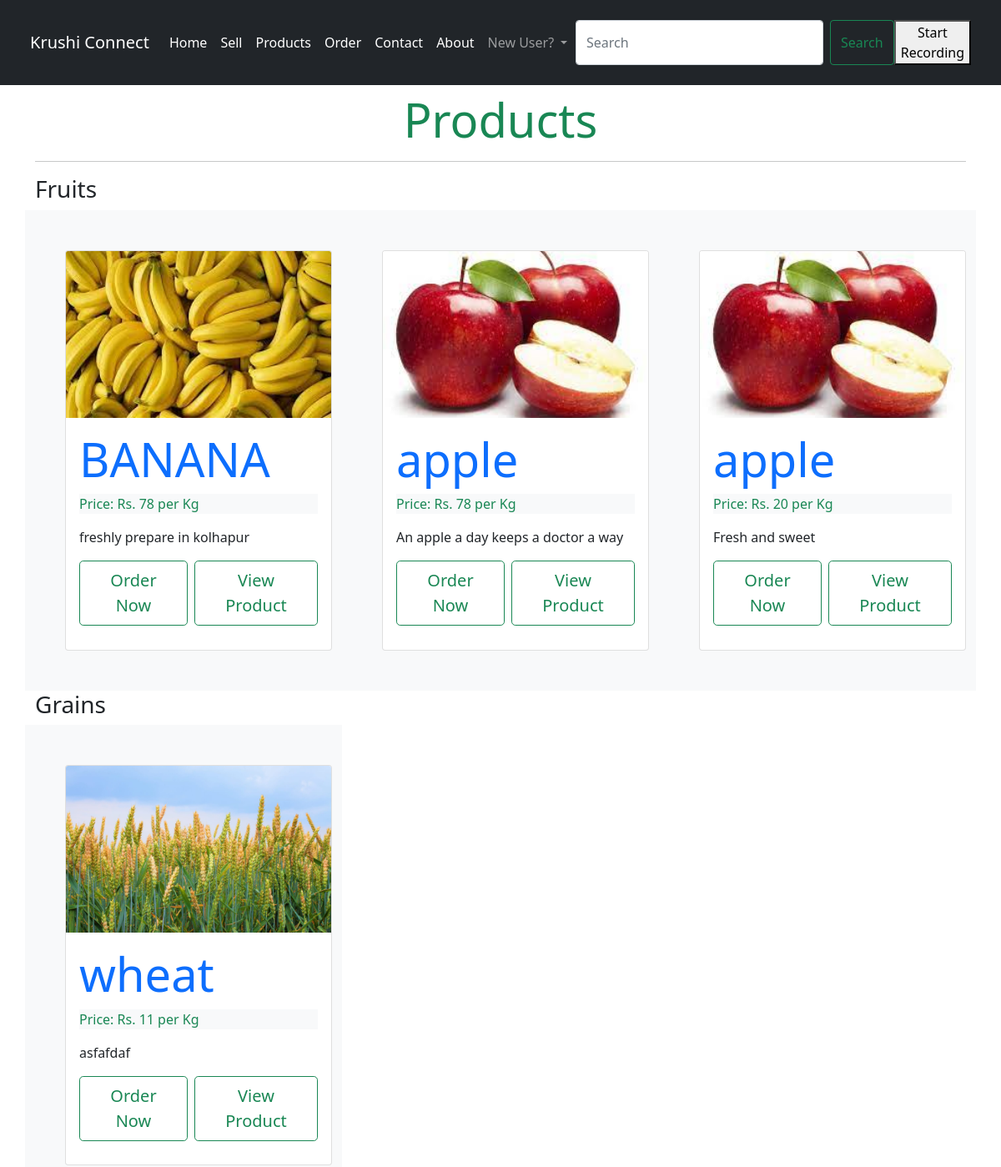
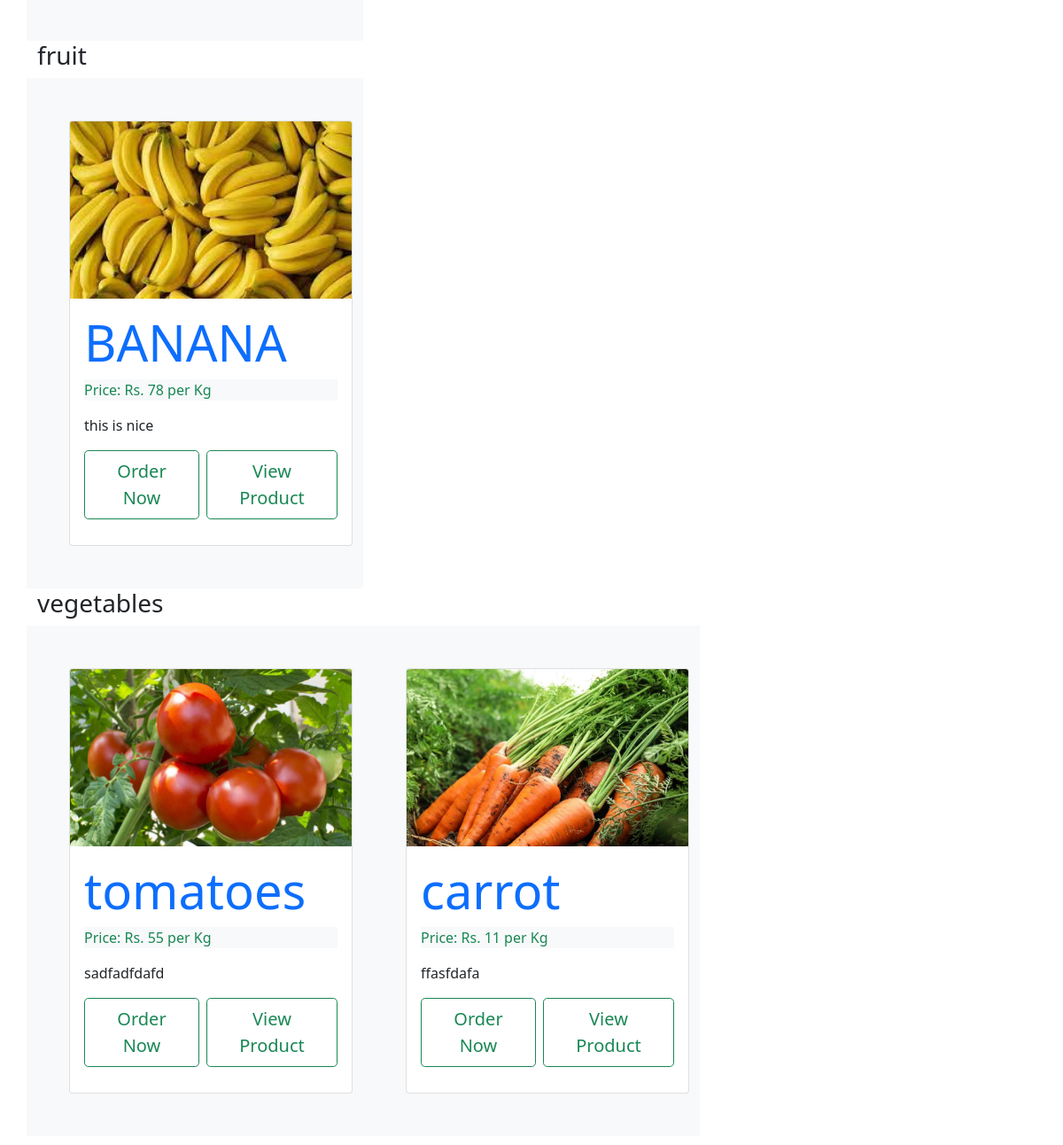
The page /products (upper part) on the database as committed earlier (2 pictures, top to bottom).
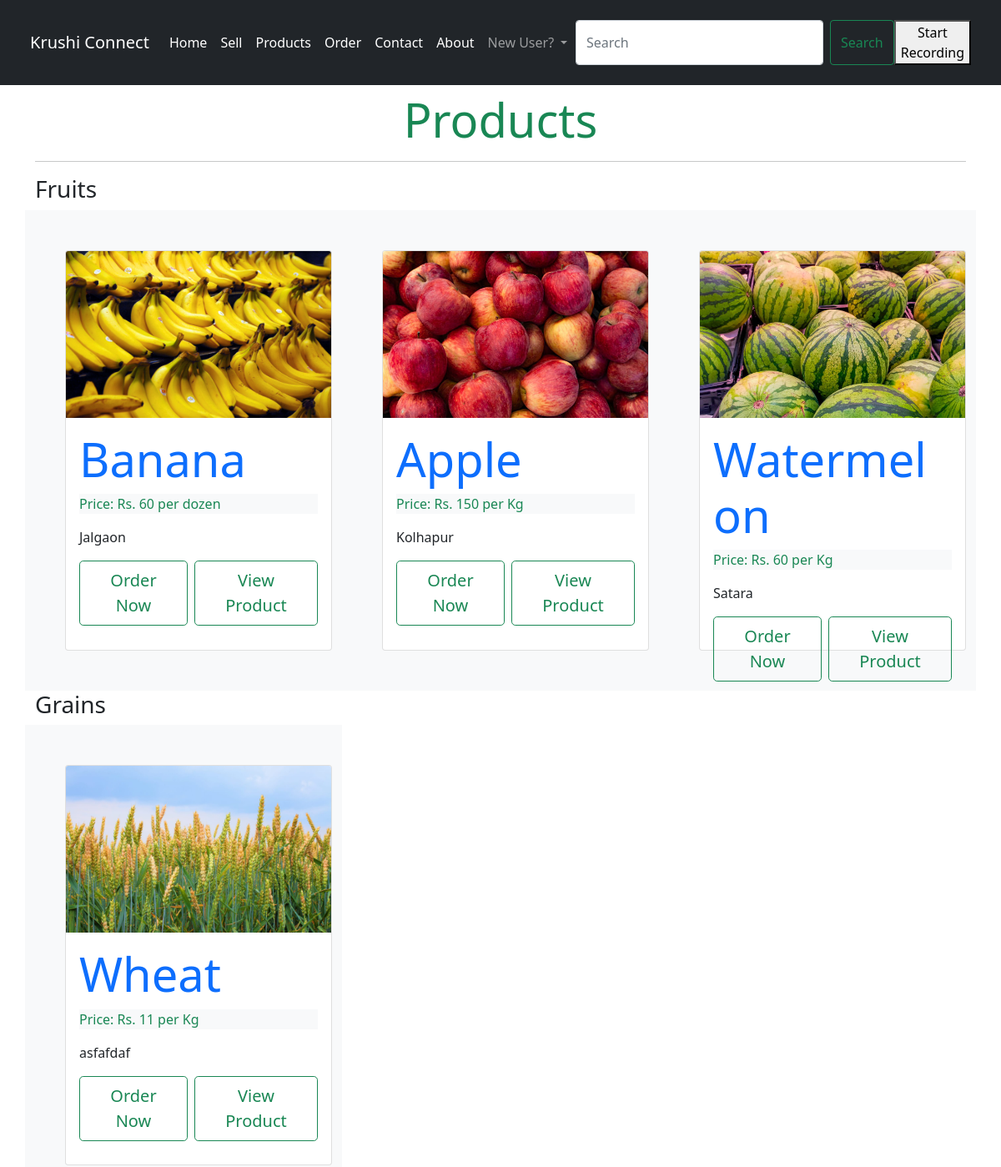
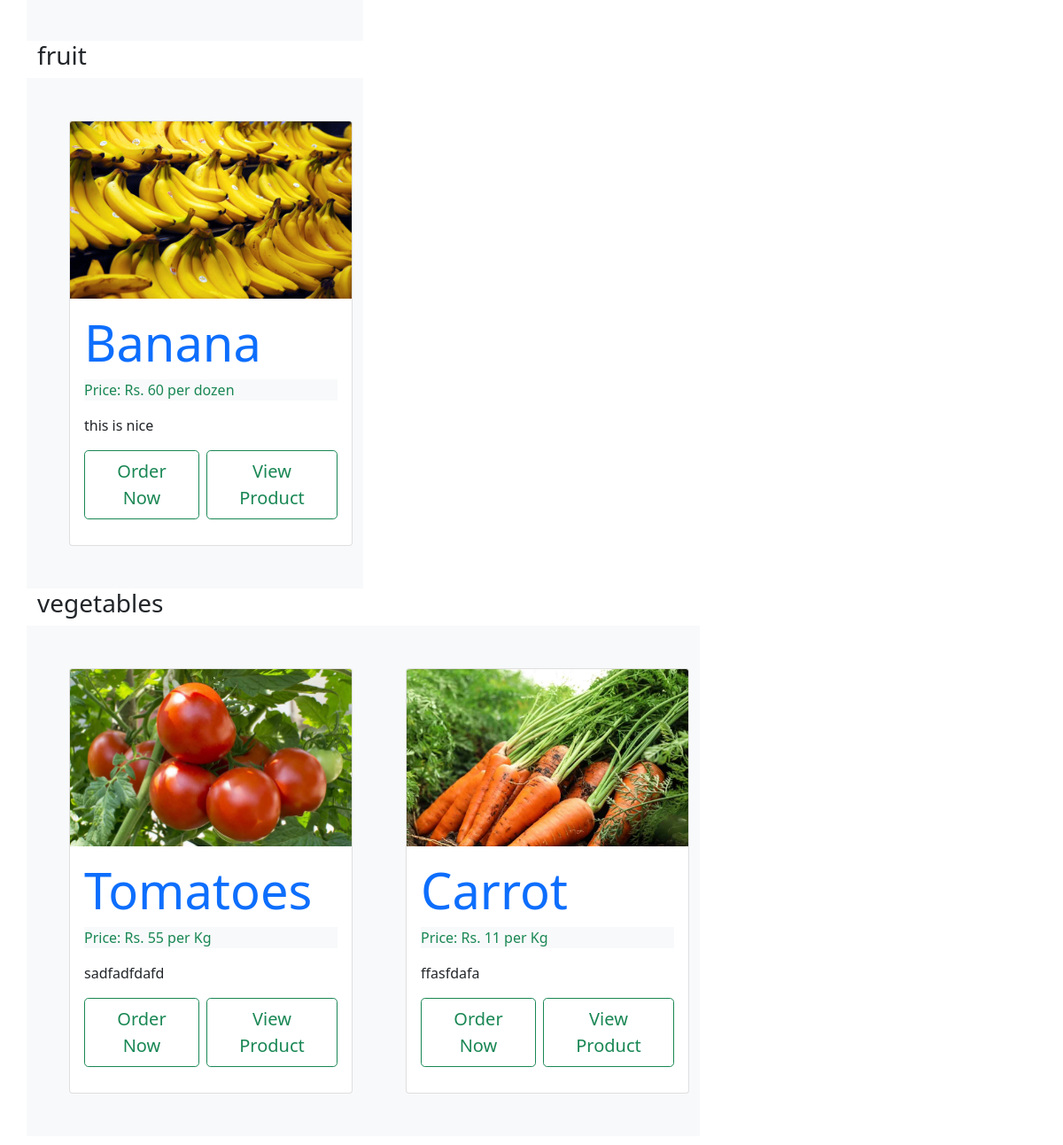
The same page on the database as committed later (2 pictures, top to bottom).
### app/models.py (models this page shows, shortened)
class Sell(models.Model):
    sell_category=models.CharField(max_length=250)
    sell_name=models.CharField(max_length=250)
    sell_image=models.ImageField(upload_to="products",blank=True,null=True)
    sell_price=models.IntegerField()
    sell_description = models.TextField()
    sell_location = models.CharField(max_length=100, default='Unknown')
    sell_by=models.CharField(max_length=100, default='Unknown')
    latitude = models.FloatField(null=True, blank=True)
    longitude = models.FloatField(null=True, blank=True)
    sell_exp=models.DateField(default="2024-12-31")

### app/views.py (the view)
# urls.py: path("products",views.products,name="products"),
def products(request):
    products=Sell.objects.all()
    categories = Sell.objects.values('sell_category').annotate(total=Count('sell_category'))
    grouped_products = {}
    for category in categories:
        products = Sell.objects.filter(sell_category=category['sell_category'])
        grouped_products[category['sell_category']] = products
    context = {"grouped_products": grouped_products,
               "user":user,
               "farmer":Farmer
               }
    return render(request, "products.html", context)

### templates/products.html (shortened to what this page needs)
{% extends "base.html" %}
{% block body %}
<div class="container mt-2">
  <h2 class="display-4 text-success text-center"> Products</h2>
  <hr>
  {% for category, products in grouped_products.items %}
      <h3>{{ category }}</h3>
      <div class="row">
          {% for product in products %}
              <div class="col-md-4 bg-light p-5">
                  <div class="card" style="width: 20rem; height: 30rem;">
                      {% if product.sell_image %}
                          <img src="{{ product.sell_image.url }}" class="card-img-top" alt="..." style="width: 100%; height: 200px; object-fit: cover;">
                      {% else %}
                          <img src="/path/to/default/image.jpg" class="card-img-top" style="width: 100%; height: 200px; object-fit: cover;" alt="Default Image">
                      {% endif %}
                      <div class="card-body">
                          <h6 class="card-title display-4 text-primary">{{ product.sell_name }}</h6>
                          <p class="text-success bg-light">
                            Price: Rs. {{ product.sell_price }}
                            {% if product.sell_name == 'Banana' %}
                              per dozen
                            {% else %}
                              per Kg
                            {% endif %}
                          </p>
                          <p class="card-text">{{ product.sell_description }}</p>
                        <span class="d-inline-flex gap-2">
                            <a href="/orders" class="btn btn-outline-success btn-lg">Order Now</a>
                            <a href="/productDetailPage/{{product.id}}" class="btn btn-outline-success btn-lg">View Product</a>
                          </span>
                      </div>
                  </div>
              </div>
          {% endfor %}
      </div>
      {% endfor %}
{% endblock body %}

### templates/base.html (shortened to what this page needs)
{% load static %}
<!doctype html>
<html lang="en">
  <head>
    <link rel="stylesheet" href="{% static 'css/style.css' %}">
    <link rel="stylesheet" href="https://cdnjs.cloudflare.com/ajax/libs/font-awesome/6.1.1/css/all.min.css" />
  </head>
  <body>
    <nav class="navbar navbar-expand-lg navbar-dark bg-dark p-4">
        <div class="container-fluid">
          <a class="navbar-brand" href="/">Krushi Connect</a>
          <div class="collapse navbar-collapse" id="navbarSupportedContent">
            <ul class="navbar-nav me-auto mb-2 mb-lg-0">
              <li class="nav-item">
                <a class="nav-link active" aria-current="page" href="/">Home</a>
              </li>
              <li class="nav-item">
                <a class="nav-link active" aria-current="page" href="/sell">Sell</a>
              </li>
              <li class="nav-item">
                <a class="nav-link active" aria-current="page" href="/products">Products</a>
              </li>
              <li class="nav-item">
                <a class="nav-link active" aria-current="page" href="/orders">Order</a>
              </li>
              <li class="nav-item">
                <a class="nav-link active" href="contact">Contact</a>
              </li>
              <li class="nav-item">
                <a class="nav-link active" href="about">About</a>
              </li>
  {% if request.user.is_authenticated %}
  <li class="nav-item dropdown">
    <a class="nav-link dropdown-toggle" href="signup" id="navbarDropdown" role="button" data-bs-toggle="dropdown" aria-expanded="false">
     Welcome {{user.email}}
    </a>
    <ul class="dropdown-menu" aria-labelledby="navbarDropdown">
      <li><a class="dropdown-item" href="logout">Logout</a></li>
    </ul>
  </li>
  {% else %}
              <li class="nav-item dropdown">
                <a class="nav-link dropdown-toggle" href="signup" id="navbarDropdown" role="button" data-bs-toggle="dropdown" aria-expanded="false">
                  New User?
                </a>
              </li>
              {% endif %}
            </ul>
            <form action="/search" method="get" class="d-flex">
              <input class="form-control me-2" type="search" placeholder="Search" aria-label="Search" name="getdata" required>
              <button class="btn btn-outline-success" type="submit">Search</button>
              <button id="recordButton">Start Recording</button>
            </form>
          </div>
        </div>
      </nav>
      {% block body %}
      {% endblock body %}
<br><br>
  </body>
</html>

Rows that differ between the two databases and show on the page:
changed Sell: sell_image: a different picture; sell_name "BANANA" → "Banana"; sell_price "78" → "60"; sell_description "freshly prepare in kolhapur" → "Jalgaon"
changed Sell: sell_image: a different picture; sell_name "apple" → "Apple"; sell_price "78" → "150"; sell_description "An apple a day keeps a doctor a way" → "Kolhapur"
changed Sell: sell_image: a different picture; sell_name "apple" → "Watermelon"; sell_price "20" → "60"; sell_description "Fresh and sweet" → "Satara"
changed Sell "asfafdaf": sell_name "wheat" → "Wheat"
changed Sell "this is nice": sell_image: a different picture; sell_name "BANANA" → "Banana"; sell_price "78" → "60"
changed Sell "sadfadfdafd": sell_name "tomatoes" → "Tomatoes"
changed Sell "ffasfdafa": sell_name "carrot" → "Carrot"
Other text that changed with them:
list line gone: "per Kg"
new list line: "per dozen"
